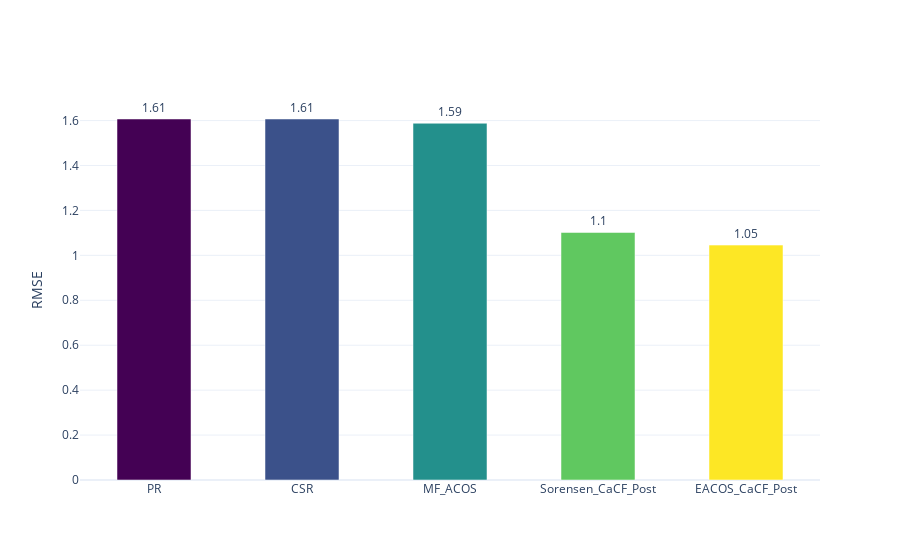

Source (notebook cell):
### Code cell
rmse_eval = []

for model in models:
    option = None if model.__name__ in ['ACOS', 'PR', 'MF_ACOS'] else options
    pred = predict_all(model, option)
    rmse_score = rmse(true, pred)
    rmse_eval.append([model.__name__, rmse_score])
    
rmse_perf = pd.DataFrame(rmse_eval, columns=['model','value'])

rmse_comp = go.Figure([go.Bar(
    x=rmse_perf.model, 
    y=rmse_perf.value,
    width=.5,
    text=round(rmse_perf.value,2),
    textposition='outside', 
    marker=dict(color=rmse_perf.index, colorscale='Viridis')
)])

rmse_comp.update_layout(
    barmode='group',
    title='Comparision of the proposed method with the benchmarking methods (RMSE)',
    yaxis=dict(title='RMSE'),
    template=plot_template
)

rmse_comp.show()

### Figure 1 — Plotly figure (JSON) as saved in the notebook; plotly's stock layout.template omitted (floating-point values rounded to 4 significant figures)
{"data": [{"marker": {"color": [0, 1, 2, 3, 4], "colorscale": [[0, "#440154"], [0.1111, "#482878"], [0.2222, "#3e4989"], [0.3333, "#31688e"], [0.4444, "#26828e"], [0.5556, "#1f9e89"], [0.6667, "#35b779"], [0.7778, "#6ece58"], [0.8889, "#b5de2b"], [1, "#fde725"]]}, "text": [1.61, 1.61, 1.59, 1.1, 1.05], "textposition": "outside", "type": "bar", "width": 0.5, "x": ["PR", "CSR", "MF_ACOS", "Sorensen_CaCF_Post", "EACOS_CaCF_Post"], "y": [1.607, 1.607, 1.588, 1.102, 1.046]}], "layout": {"barmode": "group", "yaxis": {"title": {"text": "RMSE"}}}}
